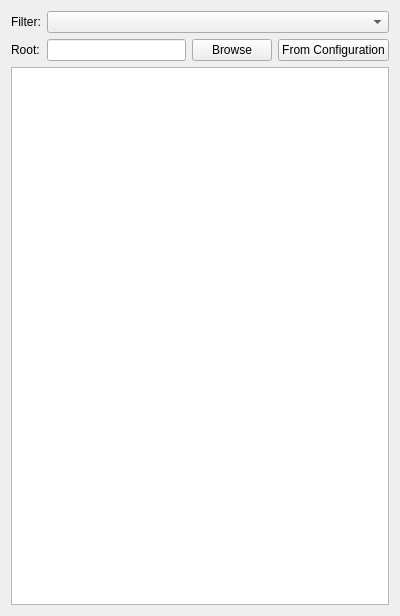
<?xml version="1.0" encoding="UTF-8"?>
<ui version="4.0">
 <class>FileBrowser</class>
 <widget class="QWidget" name="FileBrowser">
  <property name="geometry">
   <rect>
    <x>0</x>
    <y>0</y>
    <width>400</width>
    <height>616</height>
   </rect>
  </property>
  <property name="windowTitle">
   <string>File Browser</string>
  </property>
  <layout class="QGridLayout" name="gridLayout">
   <item row="2" column="0" colspan="4">
    <widget class="QTreeView" name="FileView"/>
   </item>
   <item row="1" column="0">
    <widget class="QLabel" name="label_2">
     <property name="sizePolicy">
      <sizepolicy hsizetype="Fixed" vsizetype="Preferred">
       <horstretch>0</horstretch>
       <verstretch>0</verstretch>
      </sizepolicy>
     </property>
     <property name="text">
      <string>Root:</string>
     </property>
    </widget>
   </item>
   <item row="1" column="3">
    <widget class="QPushButton" name="FromConfiguration">
     <property name="text">
      <string>From Configuration</string>
     </property>
    </widget>
   </item>
   <item row="0" column="0">
    <widget class="QLabel" name="label">
     <property name="sizePolicy">
      <sizepolicy hsizetype="Fixed" vsizetype="Preferred">
       <horstretch>0</horstretch>
       <verstretch>0</verstretch>
      </sizepolicy>
     </property>
     <property name="text">
      <string>Filter:</string>
     </property>
    </widget>
   </item>
   <item row="1" column="2">
    <widget class="QPushButton" name="BrowseRoot">
     <property name="sizePolicy">
      <sizepolicy hsizetype="Fixed" vsizetype="Fixed">
       <horstretch>0</horstretch>
       <verstretch>0</verstretch>
      </sizepolicy>
     </property>
     <property name="text">
      <string>Browse</string>
     </property>
    </widget>
   </item>
   <item row="1" column="1">
    <widget class="QLineEdit" name="Root">
     <property name="readOnly">
      <bool>true</bool>
     </property>
    </widget>
   </item>
   <item row="0" column="1" colspan="3">
    <widget class="QComboBox" name="Filters"/>
   </item>
  </layout>
 </widget>
 <resources/>
 <connections/>
</ui>
